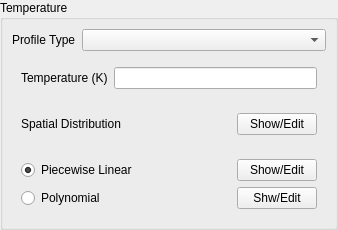
<?xml version="1.0" encoding="UTF-8"?>
<ui version="4.0">
 <class>temperatureWidget</class>
 <widget class="QWidget" name="temperatureWidget">
  <property name="geometry">
   <rect>
    <x>0</x>
    <y>0</y>
    <width>338</width>
    <height>230</height>
   </rect>
  </property>
  <property name="windowTitle">
   <string>Form</string>
  </property>
  <layout class="QVBoxLayout" name="verticalLayout_3">
   <property name="leftMargin">
    <number>0</number>
   </property>
   <property name="topMargin">
    <number>0</number>
   </property>
   <property name="rightMargin">
    <number>0</number>
   </property>
   <property name="bottomMargin">
    <number>0</number>
   </property>
   <item>
    <widget class="QGroupBox" name="groupBox">
     <property name="title">
      <string>Temperature</string>
     </property>
     <layout class="QVBoxLayout" name="verticalLayout_2">
      <property name="leftMargin">
       <number>9</number>
      </property>
      <property name="topMargin">
       <number>9</number>
      </property>
      <property name="rightMargin">
       <number>9</number>
      </property>
      <property name="bottomMargin">
       <number>9</number>
      </property>
      <item>
       <widget class="QWidget" name="widget" native="true">
        <layout class="QFormLayout" name="formLayout">
         <property name="leftMargin">
          <number>0</number>
         </property>
         <property name="topMargin">
          <number>0</number>
         </property>
         <property name="rightMargin">
          <number>0</number>
         </property>
         <property name="bottomMargin">
          <number>0</number>
         </property>
         <item row="0" column="0">
          <widget class="QLabel" name="label_2">
           <property name="text">
            <string>Profile Type</string>
           </property>
          </widget>
         </item>
         <item row="0" column="1">
          <widget class="PythonComboBox" name="profileType">
           <property name="sizePolicy">
            <sizepolicy hsizetype="Preferred" vsizetype="Preferred">
             <horstretch>0</horstretch>
             <verstretch>0</verstretch>
            </sizepolicy>
           </property>
          </widget>
         </item>
        </layout>
       </widget>
      </item>
      <item>
       <widget class="QWidget" name="constant" native="true">
        <layout class="QFormLayout" name="formLayout_2">
         <item row="0" column="0">
          <widget class="QLabel" name="label_3">
           <property name="text">
            <string>Temperature (K)</string>
           </property>
          </widget>
         </item>
         <item row="0" column="1">
          <widget class="QLineEdit" name="temperature">
           <property name="sizePolicy">
            <sizepolicy hsizetype="Preferred" vsizetype="Fixed">
             <horstretch>0</horstretch>
             <verstretch>0</verstretch>
            </sizepolicy>
           </property>
          </widget>
         </item>
        </layout>
       </widget>
      </item>
      <item>
       <widget class="QWidget" name="spatialDistribution" native="true">
        <layout class="QHBoxLayout" name="horizontalLayout">
         <item>
          <widget class="QLabel" name="label_6">
           <property name="sizePolicy">
            <sizepolicy hsizetype="Expanding" vsizetype="Preferred">
             <horstretch>0</horstretch>
             <verstretch>0</verstretch>
            </sizepolicy>
           </property>
           <property name="text">
            <string>Spatial Distribution</string>
           </property>
          </widget>
         </item>
         <item>
          <widget class="QPushButton" name="spatialDistributionEdit">
           <property name="sizePolicy">
            <sizepolicy hsizetype="Fixed" vsizetype="Fixed">
             <horstretch>0</horstretch>
             <verstretch>0</verstretch>
            </sizepolicy>
           </property>
           <property name="text">
            <string>Show/Edit</string>
           </property>
          </widget>
         </item>
        </layout>
       </widget>
      </item>
      <item>
       <widget class="QWidget" name="temporalDistribution" native="true">
        <layout class="QVBoxLayout" name="verticalLayout">
         <item>
          <widget class="QWidget" name="widget_3" native="true">
           <layout class="QHBoxLayout" name="horizontalLayout_2">
            <property name="leftMargin">
             <number>0</number>
            </property>
            <property name="topMargin">
             <number>0</number>
            </property>
            <property name="rightMargin">
             <number>0</number>
            </property>
            <property name="bottomMargin">
             <number>0</number>
            </property>
            <item>
             <widget class="QRadioButton" name="piecewiseLinear">
              <property name="sizePolicy">
               <sizepolicy hsizetype="Expanding" vsizetype="Fixed">
                <horstretch>0</horstretch>
                <verstretch>0</verstretch>
               </sizepolicy>
              </property>
              <property name="text">
               <string>Piecewise Linear</string>
              </property>
              <property name="checked">
               <bool>true</bool>
              </property>
              <attribute name="buttonGroup">
               <string notr="true">temporalDistributionRadioGroup</string>
              </attribute>
             </widget>
            </item>
            <item>
             <widget class="QPushButton" name="piecewiseLinearEdit">
              <property name="text">
               <string>Show/Edit</string>
              </property>
             </widget>
            </item>
           </layout>
          </widget>
         </item>
         <item>
          <widget class="QWidget" name="widget_4" native="true">
           <layout class="QHBoxLayout" name="horizontalLayout_4">
            <property name="leftMargin">
             <number>0</number>
            </property>
            <property name="topMargin">
             <number>0</number>
            </property>
            <property name="rightMargin">
             <number>0</number>
            </property>
            <property name="bottomMargin">
             <number>0</number>
            </property>
            <item>
             <widget class="QRadioButton" name="polynomial">
              <property name="sizePolicy">
               <sizepolicy hsizetype="Expanding" vsizetype="Fixed">
                <horstretch>0</horstretch>
                <verstretch>0</verstretch>
               </sizepolicy>
              </property>
              <property name="text">
               <string>Polynomial</string>
              </property>
              <attribute name="buttonGroup">
               <string notr="true">temporalDistributionRadioGroup</string>
              </attribute>
             </widget>
            </item>
            <item>
             <widget class="QPushButton" name="polynomialEdit">
              <property name="text">
               <string>Shw/Edit</string>
              </property>
             </widget>
            </item>
           </layout>
          </widget>
         </item>
        </layout>
       </widget>
      </item>
     </layout>
    </widget>
   </item>
  </layout>
 </widget>
 <customwidgets>
  <customwidget>
   <class>PythonComboBox</class>
   <extends>QComboBox</extends>
   <header location="global">widgets.python_combo_box</header>
  </customwidget>
 </customwidgets>
 <resources/>
 <connections/>
 <buttongroups>
  <buttongroup name="temporalDistributionRadioGroup"/>
 </buttongroups>
</ui>
